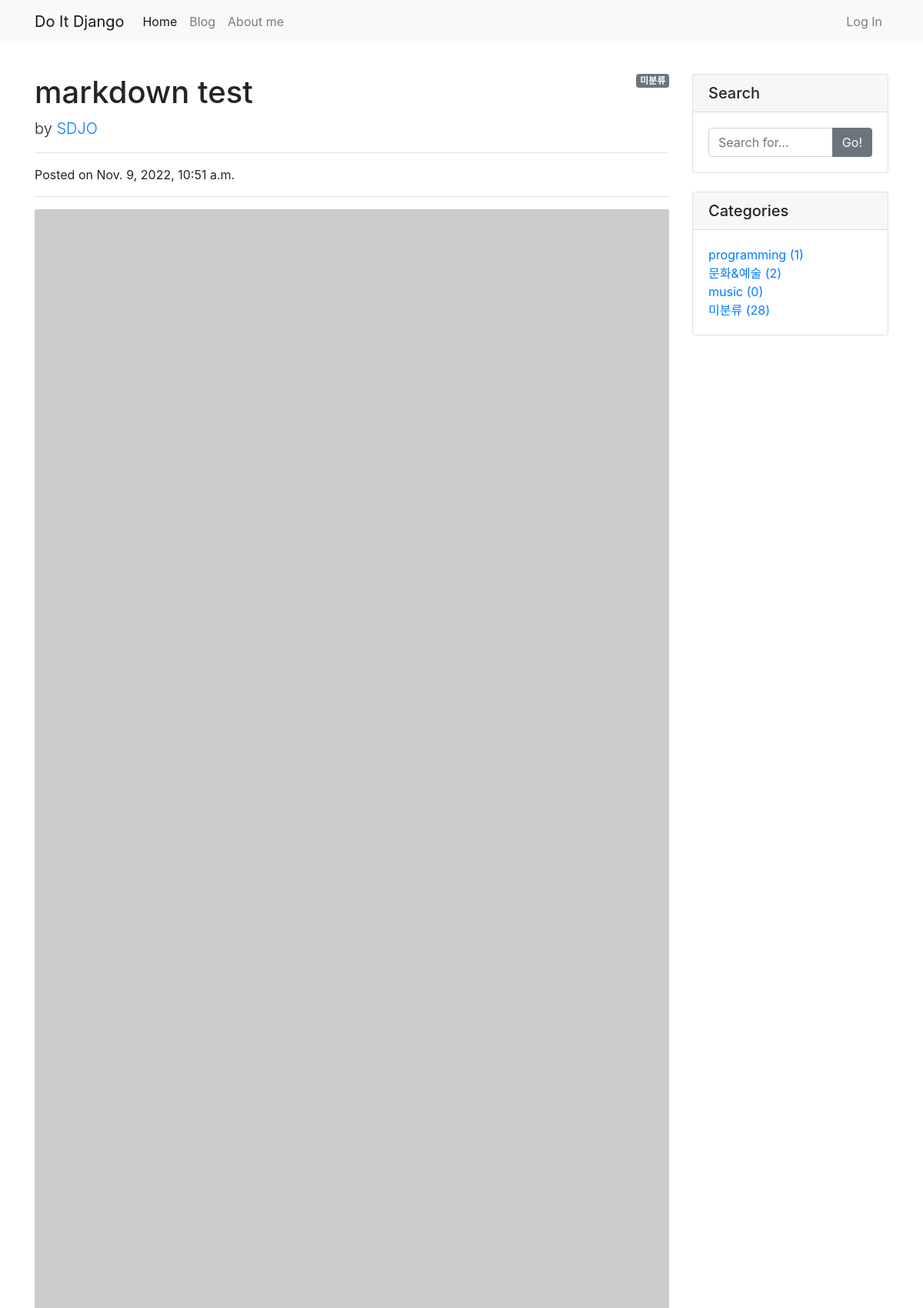
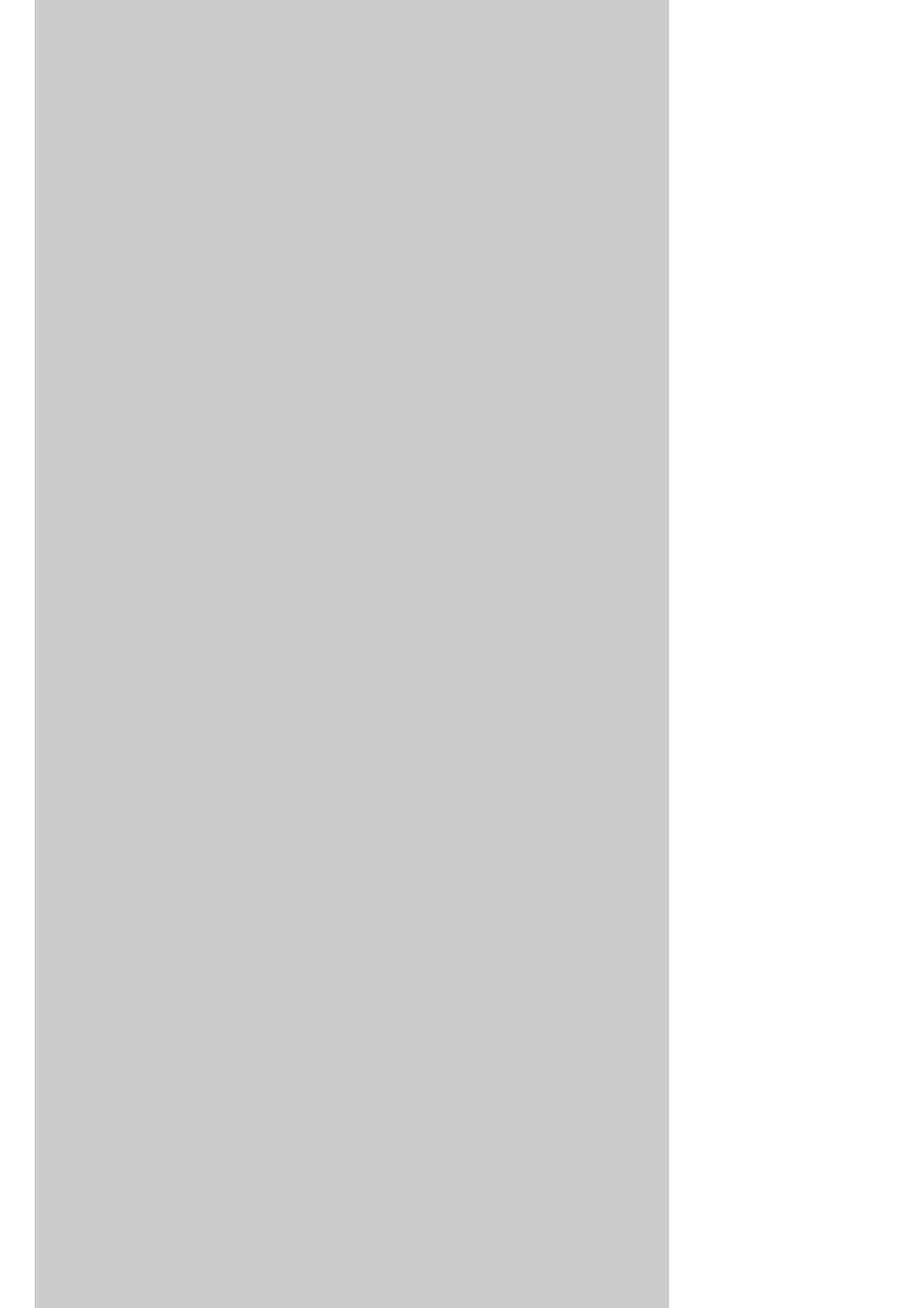
/blog/34/ (upper part), run on the app's committed database (2 pictures, top to bottom).
### blog/models.py (models this page shows, shortened)
class Post(models.Model):
    title = models.CharField(max_length=50)
    hook_text = models.CharField(max_length=100, blank=True)
    content = MarkdownxField()
    head_image = models.ImageField(upload_to='blog/images/%Y/%m/%d/', blank=True)
    file_upload = models.FileField(upload_to='blog/files/%Y/%m/%d/', blank=True)
    created_at = models.DateTimeField(auto_now=True)
    updated_at = models.DateTimeField(auto_now=True)
    author = models.ForeignKey(User, null=True, on_delete=models.SET_NULL)
    category = models.ForeignKey(Category, null=True, blank=True, on_delete=models.SET_NULL)
    tags = models.ManyToManyField(Tag, blank=True)
    def get_content_markdown(self):
        return markdown(self.content)

class Category(models.Model):
    name = models.CharField(max_length=50, unique=True)
    slug = models.SlugField(max_length=200, unique=True, allow_unicode=True) #allow_unicode가 있어야 한글 입력 가능.
    def get_absolute_url(self): #get_absolute_url은 장고에서 젝오하는 기능.
        return f'/blog/category/{self.slug}/'
    class Meta:
        verbose_name_plural = 'Categories'

### blog/views.py (the view)
# urls.py: path('<int:pk>/', views.PostDetail.as_view()),
class PostDetail(DetailView):
    model = Post # 기본설정post_detail쪽으로 넘겨줌.
    def get_context_data(self, **kwargs):
        context = super(PostDetail, self).get_context_data()
        context['categories'] = Category.objects.all()
        context['no_category_post_count'] = Post.objects.filter(category=None).count()
        context['comment_form'] = CommentForm
        return context

### blog/models.py (called while the page is built)
    def __str__(self):
        return self.name

    def get_absolute_url(self):
        return f'/blog/tag/{self.slug}/'

    def is_updated(self):
        return self.updated_at - self.created_at > timedelta(seconds=1)

### blog/templates/blog/post_detail.html (shortened to what this page needs)
{% extends 'blog/base.html' %}
{% load crispy_forms_tags %}
{% block main_area %}
<div id="post-area">
    {% if post.category %}
    <span class="badge badge-secondary float-right">{{ post.category }}</span>
    {% else %}
    <span class="badge badge-secondary float-right">미분류</span>
    {% endif %}
    <h1 class="mt-4">{{ post.title }}</h1>
    <p class="lead">
        by
        <a href="#">{{ post.author | upper }}</a>
    </p>
    <hr>
    <p>Posted on {{ post.created_at }}</p>
    <hr>
    {% if post.head_image %}
    <img class="img-fluid rounded" src="{{ post.head_image.url }}" alt="Card image cap">
    {% else %}
    <img class="card-img-top" src="https://picsum.photos/seed/{{ post.id }}/900/300" alt="Card image cap">
    {% endif %}
    {% if post.tags.exists %}
    <br/>
    <br/>
    {% endif %}
</div>
{% endblock %}

### blog/templates/blog/base.html (shortened to what this page needs)
<!DOCTYPE html>
{% load static %}
<html lang="ko">
<head>
    <link rel="stylesheet" href="{% static 'blog/bootstrap/bootstrap.min.css' %}" type="text/css">
</head>
<body>
{% include 'blog/navbar.html' %}
<div class="container">
    <div class="row my-3">
        <div class="col-md-8 col-lg-9" id="main-area">
            {% block main_area %}
            {% endblock %}
        </div>
        <div class="col-md-4 col-lg-3">
            <div class="card my-4">
                <h5 class="card-header">Search</h5>
                <div class="card-body">
                    <div class="input-group">
                        <input type="text" class="form-control" placeholder="Search for..." id="search-input">
                        <span class="input-group-append">
                            <button class="btn btn-secondary" type="button" onclick="searchPost();">Go!</button>
                        </span>
                    </div>
                </div>
            </div>
            <div class="card my-4" id='categories-card'>
                <h5 class="card-header">Categories</h5>
                <div class="card-body">
                    <div class="row">
                        <div class="col-lg-12">
                            <ul class="list-unstyled mb-0">
                                {% for category in categories %}
                                <li>
                                    <a href="{{ category.get_absolute_url }}">{{ category.name }} ({{ category.post_set.count }})</a>
                                </li>
                                {% endfor %}
                                <li>
                                    <a href="/blog/category/no_category/">미분류 ({{ no_category_post_count }})</a>
                                </li>
                            </ul>
                        </div>
                    </div>
                </div>
            </div>
        </div>
    </div>
</div>
</body>
</html>

### data on the page
Post: title "markdown test", author "SDJO", created_at "Nov. 9, 2022, 10:51 a.m."
Category: name "programming", post_set.count "1"
Category: name "문화&예술", post_set.count "2"
Category: name "music", post_set.count "0"

### other printed values
{{ no_category_post_count }} "28"
